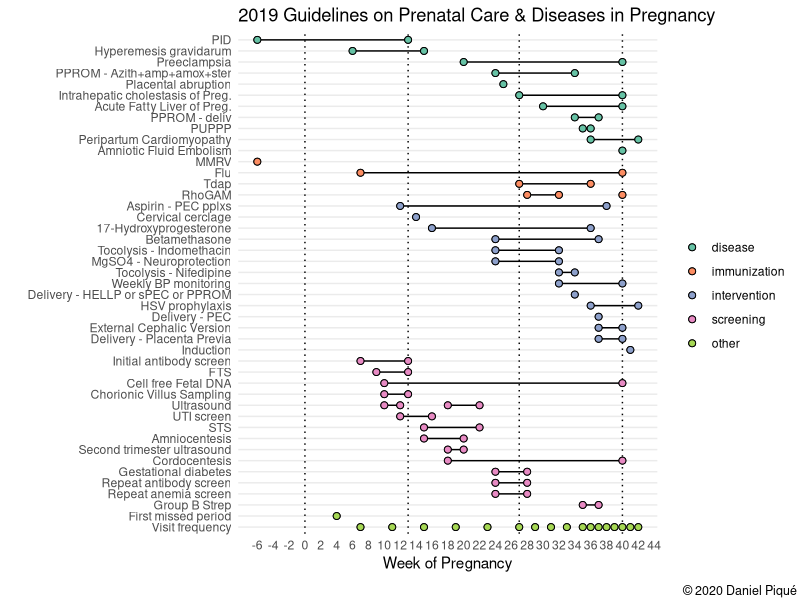

The R script that drew this image:
## Goal: create a graphic to display care during pregnancy 
## as a function of time

library(tidyverse)
library(here)
library(grid)
library(gridExtra)
trimesters <- tibble(week = c(0, 13, 27, 40), type="trimester")
visit_freq <- tibble(week = c(seq(from = 7, to = 28, by = 4), 
                              seq(from=29, to = 36, by = 2), 
                              seq(from=36, to = 42, by = 1)), type = "Visit frequency",
                    label = "First visit") %>% 
              mutate(label=ifelse(week == week[1], label, NA))
missed_period <- tibble(week = 4, type="First missed period")
tdap <- tibble(week = c(27,36), type="Tdap", clss="immunization")
flu <- tibble(week = c(7,40), type="Flu", clss = "immunization")
first_trim_screen <- tibble(week = c(9,13), type="FTS", clss = "screening") #aneuploidy
cell_free_fetal_dna <- tibble(week = c(10, 40), type = "Cell free Fetal DNA", clss = "screening")
sec_trim_screen <- tibble(week = c(15,22), type="STS", clss = "screening") #NT defects + aneuploidy
sec_trim_ultrasound <- tibble(week = c(18,20), type = "Second trimester ultrasound", clss = "screening")
amniocentesis <- tibble(week = c(15,20), type="Amniocentesis", clss = "screening") #definitive
cvs <- tibble(week = c(10,13), type="Chorionic Villus Sampling", clss = "screening")
cordocentesis <- tibble(week = c(18,40), type="Cordocentesis", clss = "screening")
rhogam <- tibble(week = c(28,32, 40), type="RhoGAM", clss = "immunization")  
ultrasound <- tibble(week = c(10,12, 18, 22), type = "Ultrasound", clss = "screening")
gestational_diabetes <- tibble(week = c(24, 28), type = "Gestational diabetes", clss = "screening")
antibody_screen_initial <- tibble(week=c(7,13), type = "Initial antibody screen", clss = "screening") #first prenatal visit
antibody_screen <- tibble(week = c(24,28), type = "Repeat antibody screen", clss = "screening")# (Rh(D) neg. only)") 
anemia_screen <- tibble(week = c(24,28), type = "Repeat anemia screen", clss = "screening") 
gbs_screen <- tibble(week=c(35,37), type= "Group B Strep", clss = "screening")
induction <- tibble(week = c(41), type = "Induction", clss = "intervention")
hellp_delivery <- tibble(week = 34, type = "Delivery - HELLP or sPEC or PPROM", clss = "intervention")
pec_delivery <- tibble(week=37, type = "Delivery - PEC", clss = "intervention")
cervical_cerclage <- tibble(week = c(14), type = "Cervical cerclage", clss = "intervention")
fetal_fibronectin <- tibble(week = c(22, 35), type = "Fetal fibronectin", clss = "intervention")
## to reduce risk of Premature labor, give 17-Hydroxyprogesterone weekly starting at week 16-20 until week 36
hydroxyprogesterone_17 <- tibble(week = c(16, 36), type = "17-Hydroxyprogesterone", clss = "intervention") 
betamethasone <- tibble(week = c(24, 37), type = "Betamethasone", clss = "intervention") # for fetal lung maturation
cerclage <- tibble(week = c(14), type = "Cervical cerclage", clss = "intervention") #for incompetent cervix
bacteriuria <- tibble(week = c(12,16), type = "UTI screen", clss = "screening")
hsv_prophylaxis <- tibble(week=c(36, 42), type = "HSV prophylaxis", clss = "intervention")
pid <- tibble(week = c(-6,13), type = "PID", clss = "disease") #pid? more common in first trimester and before conception (cervical mucous thickens after that)
mmrv <- tibble(week = -6, type = "MMRV", clss = "immunization")
intrahepatic_cholestatis_preg <- tibble(week = c(27,40), type = "Intrahepatic cholestasis of Preg.", clss = "disease") #delivery at 37 weeks
aflp <- tibble(week = c(30,40), type = "Acute Fatty Liver of Preg.", clss= "disease") #third trimester, typically
amniotic_fluid_embol <- tibble(week = 40, type = "Amniotic Fluid Embolism", clss = "disease") #occurs at delivery or immediately post-partum, May present with DIC.
external_cephalic_version <- tibble(week = c(37,40), type = "External Cephalic Version", clss = "intervention")
delivery_placenta_previa <- tibble(week = c(37, 40), type = "Delivery - Placenta Previa", clss = "intervention")
peripartum_cardiomyopathy <- tibble(week = c(36, 42), type = "Peripartum Cardiomyopathy", clss = "disease")
indomethacin_tocolysis <- tibble(week = c(24, 32), type = "Tocolysis - Indomethacin", clss = "intervention") # only give tocolysis to women at a gestational age (< 34 weeks) when delay in delivery for 48 hours would provide benefit to newborn (buys you time to give steroids for lung maturity)
nifedipine_tocolysis <- tibble(week = c(32, 34), type = "Tocolysis - Nifedipine", clss = "intervention")
magnesium_sulfate_neuroprotect <- tibble(week = c(24, 32), type = "MgSO4 - Neuroprotection", clss = "intervention") # give when pretern birth is anticipated in next 24 hours
hyperemesis_gravidarum <- tibble(week = c(6,15), type = "Hyperemesis gravidarum", clss = "disease")
weekly_BPPs_gest_htn <- tibble(week = c(32, 40), type = "Weekly BP monitoring", clss = "intervention")
puppp <- tibble(week = c(35,36), type = "PUPPP", clss = "disease")
preeclampsia <- tibble(week = c(20, 40), type = "Preeclampsia", clss="disease")
placental_abruption <- tibble(week = c(25), type = "Placental abruption", clss = "disease")
pprom_abx_ster <- tibble(week = c(24,34), type = "PPROM - Azith+amp+amox+ster", clss = "disease")
pprom_deliv <- tibble(week = c(34,37), type="PPROM - deliv", clss = "disease")
aspirin_pplx_pec <- tibble(week = c(12, 38), type = "Aspirin - PEC pplxs", clss = "intervention")

d <- bind_rows(visit_freq, missed_period, tdap, flu, 
               first_trim_screen, sec_trim_screen, cell_free_fetal_dna,
               sec_trim_ultrasound,
               amniocentesis, cvs,
               cordocentesis, rhogam, ultrasound,
               gestational_diabetes, antibody_screen,
               anemia_screen, gbs_screen, induction,
               hydroxyprogesterone_17, betamethasone,
               cerclage, hsv_prophylaxis, bacteriuria, antibody_screen_initial,
               hellp_delivery, pid, mmrv, intrahepatic_cholestatis_preg, 
               amniotic_fluid_embol, pec_delivery, aflp,
               external_cephalic_version, delivery_placenta_previa,
               peripartum_cardiomyopathy, indomethacin_tocolysis,
               magnesium_sulfate_neuroprotect, nifedipine_tocolysis,
               hyperemesis_gravidarum, weekly_BPPs_gest_htn, puppp,
               preeclampsia, placental_abruption,
               pprom_deliv, pprom_abx_ster, aspirin_pplx_pec) %>% 
    group_by(clss) %>% arrange(clss, week) %>% 
    ungroup() %>%   
  mutate(type = ordered(type, levels = rev(unique(type)))) %>%
  replace_na(list(clss = "other")) %>%
  mutate(clss=ordered(clss, levels = c("disease", "immunization", "intervention", "screening", "other")))
  
two_points <- d %>% select(week, type) %>% 
  group_by(type) %>% 
  summarise(count = n()) %>% 
  filter(count == 2) %>% 
  pull(type)

weeks_represented <- unique(d$week) %>% sort()

p <- ggplot(d, aes(x=week, y=type, fill=clss, label=label)) + 
  geom_vline(xintercept = trimesters$week, linetype="dotted") + 
  geom_point(pch=21, size=2) + 
  geom_line(data = subset(d, type %in% two_points)) + 
  geom_line(data = subset(d, type %in% "RhoGAM" & week <40)) +
  geom_line(data = subset(d, type %in% "Ultrasound" & week >=14)) +
  geom_line(data = subset(d, type %in% "Ultrasound" & week <14)) +
  geom_point(pch=21, size=2) + 
  theme_minimal() +
  ylab("") + xlab("Week of Pregnancy") +
  labs(fill="") +
  theme(panel.grid.major.x = element_blank(), panel.grid.minor.x = element_blank()) +
  scale_x_continuous(breaks = seq(-6, 44, 2)) + 
  scale_fill_brewer(palette = "Set2") +
  ggtitle("2019 Guidelines on Prenatal Care & Diseases in Pregnancy")
p2 <- grid.arrange(p, bottom = textGrob("© 2020 Daniel Piqué ", x = 1, 
                                    hjust = 1, gp = gpar(fontsize = 9)))

ggsave(filename = "ob_timeline.png", plot = p2,
       device = "png", path = here("images/"), 
       width = 6.4, height = 4.6, scale = 1.6 )

ggsave(filename = "ob_timeline.pdf", plot = p2,
       device = "pdf", path = here("images/"), 
       width = 6.4, height = 4.6, scale = 1.6 )

